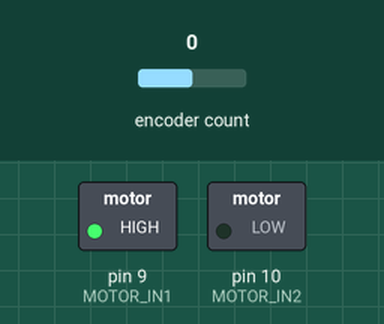
Recording of a sketch running on a simulated Arduino Uno, built with avr-gcc and run on an emulated ATmega328P. On the bench: switched loads named in the sketch (green lamp = pin HIGH). The inputs (shaded band) are chosen by the test bench; at power-on: encoder count 0. What the sketch prints to the serial monitor is not drawn.

Above: at 0.1 s.
Timing chart, 0 to 1.6 s (numbered marks = the images above):
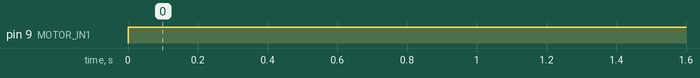

The sketch:

forwards.ino
```cpp
#include <Encoder.h>
#include <Wire.h>
#define MOTOR_IN1 9
#define MOTOR_IN2 10
Encoder myEnc(2, 3);

void setup() {
  Serial.begin(9600);

  Serial.println("forwards");

  pinMode(MOTOR_IN1, OUTPUT);
  pinMode(MOTOR_IN2, OUTPUT);
}

void loop() {

//    double newPos = myEnc.read();   //reads from encoder
//    Serial.println((newPos/1440)*64.246);   //prints encoder readings converted to mm traveled

  analogWrite(MOTOR_IN1, 255);   //straight forward
  digitalWrite(MOTOR_IN2, LOW);   ////straight forward

  //methods of movement
  //you can use both analog write or digital write.
  //analog write is a pwm signal and is driven with the command:
  //  analogWrite(MOTOR_IN(insert motor number here), (range from 0 to 255));
  //255 is 100% while 0 is 0%
  //digital write can also be used with the command:
  //digitalWrite(MOTOR_IN(insert motor number here), (1 or 0 or HIGH or LOW));


}
```

Measured:
- by itself, pin 9 (MOTOR_IN1): LOW → HIGH at 0.00 s
